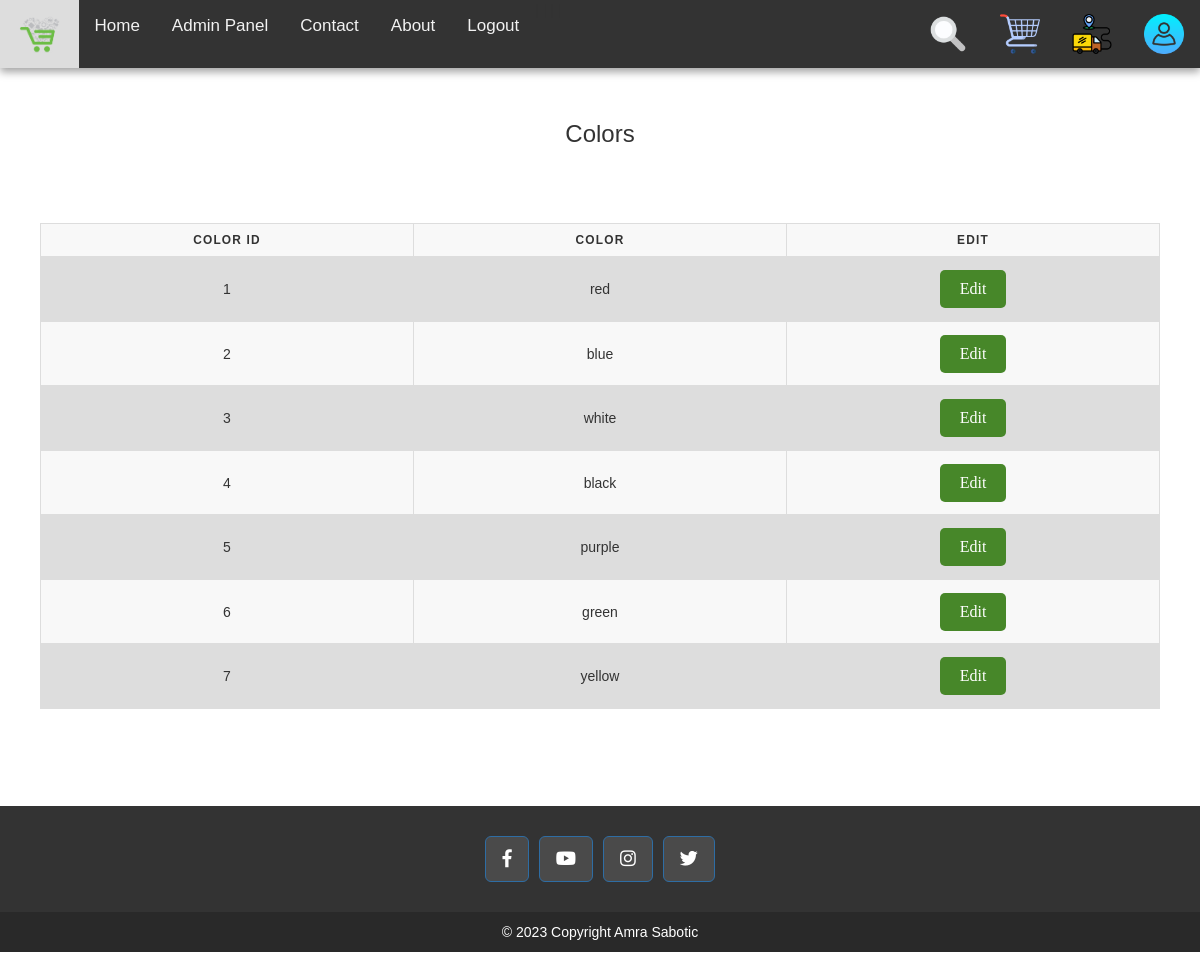
The page /project/editColor.php (signed in) on the database its author committed.
### tables this page shows
CREATE TABLE IF NOT EXISTS `color` (
  `colorID` int(11) NOT NULL AUTO_INCREMENT,
  `color` varchar(50) NOT NULL,
  PRIMARY KEY (`colorID`)
);

### project/editColor.php (the view, shortened to what this page needs)
<?php
if(isset($_SESSION['username']) && !empty($_SESSION['username'])) {
  $accessL= $_SESSION['accessLevel'];
}else{
	header("Location: login.php");
}
?>
<!DOCTYPE html>
<html lang="en">
<head>
    <link rel="stylesheet" href="css/bootstrap.min.css">
    <link rel="stylesheet" href="css/bootstrap.css">
    <link rel="stylesheet" href="https://cdnjs.cloudflare.com/ajax/libs/font-awesome/4.7.0/css/font-awesome.min.css">
    <link rel="stylesheet" href="https://unpkg.com/swiper@8/swiper-bundle.min.css" />
    <link rel="stylesheet" href="https://use.fontawesome.com/releases/v5.0.8/css/all.css">
    <link rel="stylesheet" href="https://maxcdn.bootstrapcdn.com/bootstrap/3.4.1/css/bootstrap.min.css">
    <link rel="stylesheet" href="css/style.css">
</head>
<body>
    <header>
        <div class="topnav" id="myTopnav">
            <a href="index.php"><img src="images/logo1.png" alt="logo"></a>
            <?php
if($accessL == 1){
  echo "<a href=\"index.php\">Home</a> | <a href=\"admin.php\">Admin Panel</a> | <a href=''>Contact</a> | <a href=''>About</a> | <a href=\"logout.php\">Logout</a>";
}else if($accessL == 2){
  echo "<a href='index.php'>Home</a> | <a href='#'> Admin Panel </a>| <a href=''>Contact</a> | <a href=''>About</a> |<a href='login.php'>Logout</a> ";
}else{
  echo "<a href='index.php'>Home</a> | <a href='#'> Admin Panel </a>| <a href=''>Contact</a> | <a href=''>About</a> |<a href='login.php'>Login</a> ";
}
  ?>
            <div class="link">
                <?php
        if(isset($_SESSION['username']) && !empty($_SESSION['username'])) {
          echo "        <a href='search.php'><img src='images/search.png' alt='Search'><span>Search</span></a>
          <a href='cart.php'><img src='images/shopping-cart.png' alt='Cart'><span>Shopping Cart</span></a>
          <a href='orders.php'><img src='images/orders.png' alt='Orders'><span>Orders</span></a>
          <a href='logout.php'> <img src='images/user.png' alt='Login'><span>Login</span></a>";
        }
        ?>
            </div>
        </div>
    </header>
    <div class="content" style="position: relative;">
        <div class="row">
            <div class="container">
                <div class="products">
                    <div class="row">
                        <div class="col-lg-12 col-md-9 col-sm-12">
                            <h3>Colors</h3>
                            <?php
include "config.php";
$sql = "SELECT * FROM color;";
$result = $conn->query($sql);
echo "<table>";
echo "<tr>";
echo "<th>Color ID</th>";
echo "<th>Color</th>";
echo "<th>Edit</th>";
echo "</tr>";
while($row = mysqli_fetch_array($result)) {
    $colorID = $row['colorID'];
    $sql2 = "SELECT DISTINCT color FROM color WHERE colorID = '".$row['colorID']."';";
    $result2 = $conn->query($sql2);
    $row2 = mysqli_fetch_array($result2);
    $color = $row2['color'];
    echo "<tr>";
    echo "<td>" . $colorID . "</td>";
    echo "<td>" . $color . "</td>";
    echo "<td><form method='post' action='editColor.php' style='all:initial;'>";
    echo "<input type='submit' value='Edit'>";
    echo "</form></td>";
    echo "</tr>";
}
echo "</table>";
?>
                        </div>
                        <div class="col-lg-6 col-md-6 col-sm-12">
                        </div>
                    </div>
                </div>
            </div>
        </div>
        <div class="my-5" style="position: relative; bottom: 0; right: 0; left:0">
            <footer class="text-center text-lg-start"
                style="background-color: #333; margin-top:30px;  bottom:0px; left:0px; right:0px;">
                <div class="container d-flex justify-content-center py-5">
                    <button type="button" class="btn btn-primary btn-lg btn-floating mx-2"
                        style="background-color: #4A4A4A;">
                        <i class="fab fa-facebook-f"></i>
                    </button>
                    <button type="button" class="btn btn-primary btn-lg btn-floating mx-2"
                        style="background-color: #4A4A4A;">
                        <i class="fab fa-youtube"></i>
                    </button>
                    <button type="button" class="btn btn-primary btn-lg btn-floating mx-2"
                        style="background-color: #4A4A4A;">
                        <i class="fab fa-instagram"></i>
                    </button>
                    <button type="button" class="btn btn-primary btn-lg btn-floating mx-2"
                        style="background-color: #4A4A4A;">
                        <i class="fab fa-twitter"></i>
                    </button>
                </div>
                <div class="text-center text-white p-3" style="background-color: rgba(0, 0, 0, 0.2);">
                    © 2023 Copyright Amra Sabotic
                </div>
            </footer>
        </div>
    </div>
</body>
</html>

### project/css/style.css (style rules this page uses)
* { font-family: 'Nunito', sans-serif; margin: 0; padding: 0; box-sizing: border-box; outline: none; border: none; text-decoration: none; }
header { top: 0; box-shadow: 0px 4px 8px rgba(0, 0, 0, 0.365); }
.topnav { background-color: #333; overflow: hidden; }
.topnav img { height: 40px; }
.topnav a { float: left; display: block; color: #f2f2f2; text-align: center; padding: 14px 16px; text-decoration: none; font-size: 17px; }
.link { float: right; }
.products h3 { text-align: center; padding: 20px; }
.content { margin-top: 3px; }
.products { padding: 10px; }
input[type=submit] { background-color: #333; border-radius: 5px; color: white; padding: 5px; cursor: pointer; margin-left: 10px; }

### project/editColor.php (style rules this page uses)
form { margin: 10px 0; border: 1px solid lightgray; padding: 25px; }
form input { width: 200px; padding: 3px; border: 1px solid #ccc; margin-bottom: 10px; }
table { font-family: arial, sans-serif; border-collapse: collapse; width: 100%; }
td, th { border: 1px solid #dddddd; text-align: left; padding: 8px; }
tr:nth-child(even) { background-color: #dddddd; }
table { border: 1px solid #ccc; border-collapse: collapse; margin: 5% 0; padding: 0; width: 100%; table-layout: fixed; }
table tr { background-color: #f8f8f8; border: 1px solid #ddd; padding: .35em; }
table th, table td { padding: .625em; text-align: center; }
table th { font-size: .85em; letter-spacing: .1em; text-transform: uppercase; }
input[type=submit] { all: initial; background-color: #478729; border-radius: 5px; color: white; padding: 10px 20px; margin: 4px 2px; cursor: pointer; }

### rows shown on the page
color: colorID "1", color "red"
color: colorID "2", color "blue"
color: colorID "3", color "white"
color: colorID "4", color "black"
color: colorID "5", color "purple"
color: colorID "6", color "green"
color: colorID "7", color "yellow"
